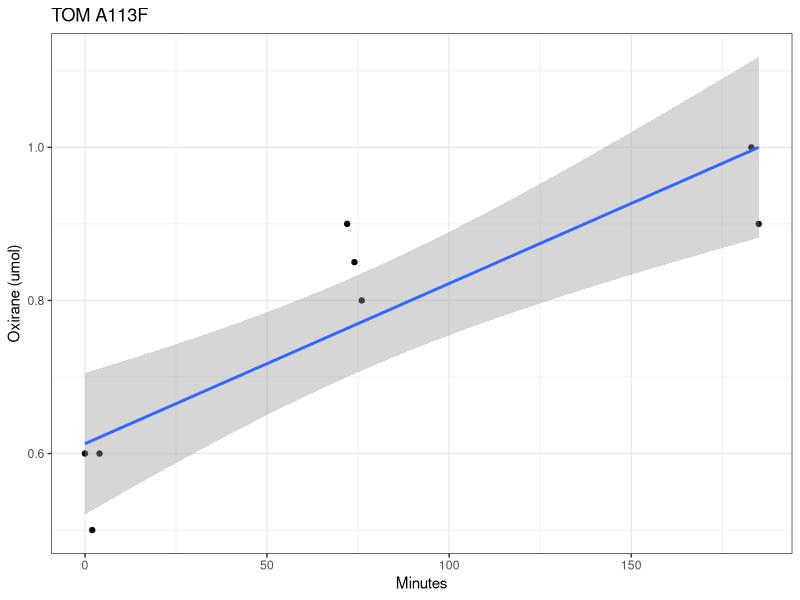

Generate this figure with R: (Note: this script raises an error after producing the figure.)
d=read.csv('time-oxi.csv')

library(ggplot2)

ggplot(d, aes(d$elapsed, d$oxiu, group=d$Sample)) + 
geom_point() + 
labs(x="Minutes", y="Oxirane (umol)", title="TOM A113F") + 
geom_smooth(method="glm",family=gaussian(link="log"),start=c(7,0)) +
theme_bw() + 
ggsave('time-oxi.png', width=4, height=4)
